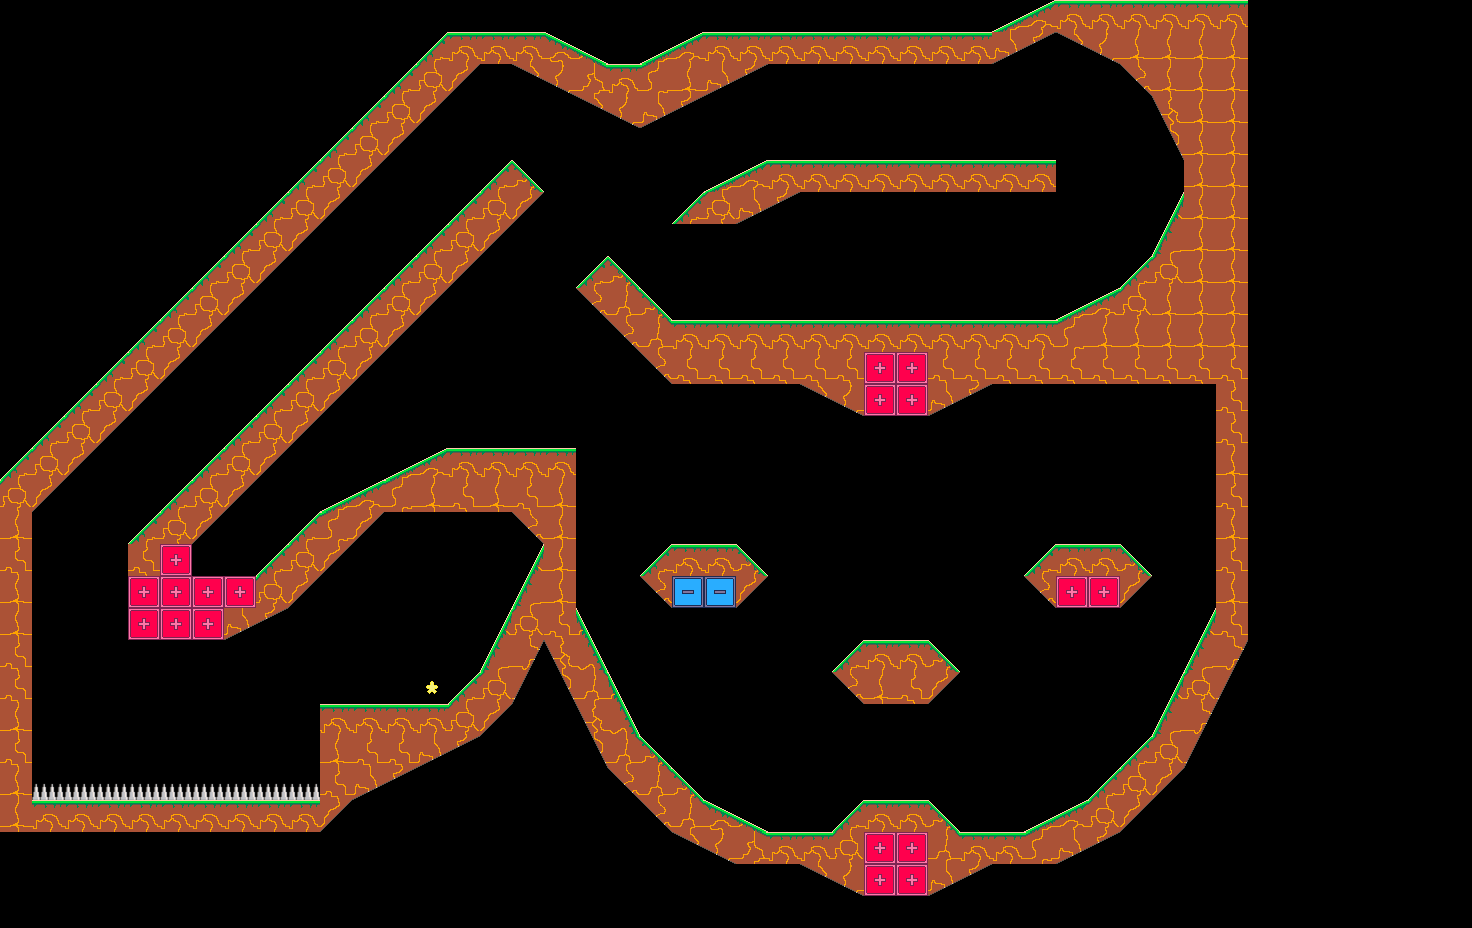

Rendered tile map (Tiled .tmx) drawn with the repository's tilesets; below, a short description and the full map source, tile grids included:
An orthogonal 46x29 tile map with 32x32 px tiles, 1 tile layer (tiles) and 1 object.

<map version="1.8" tiledversion="1.8.2" orientation="orthogonal" renderorder="right-down" width="46" height="29" tilewidth="32" tileheight="32" infinite="0" nextlayerid="3" nextobjectid="2">
 <editorsettings>
  <export target="../../../assets/levels/038.json" format="json" />
 </editorsettings>
 <tileset firstgid="1" source="../tileset.tsx" />
 <layer id="1" name="tiles" width="46" height="29">
  <data encoding="csv">
0,0,0,0,0,0,0,0,0,0,0,0,0,0,0,0,0,0,0,0,0,0,0,0,0,0,0,0,0,0,0,1,2,26,26,26,26,26,26,0,0,0,0,0,0,0,
0,0,0,0,0,0,0,0,0,0,0,0,0,15,26,26,26,3,4,0,1,2,26,26,26,26,26,26,26,26,26,9,10,7,8,37,37,37,37,0,0,0,0,0,0,0,
0,0,0,0,0,0,0,0,0,0,0,0,15,29,22,0,7,8,35,26,30,37,9,10,13,13,0,13,13,13,13,13,0,0,0,21,37,37,37,0,0,0,0,0,0,0,
0,0,0,0,0,0,0,0,0,0,0,15,29,22,0,0,0,13,7,8,9,10,0,0,0,0,0,0,0,13,13,13,13,13,13,0,17,37,37,0,0,0,0,0,0,0,
0,0,0,0,0,0,0,0,0,0,15,29,22,0,0,0,13,13,13,13,0,0,0,0,13,13,13,13,13,13,13,13,13,13,13,13,23,37,37,0,0,0,0,0,0,0,
0,0,0,0,0,0,0,0,0,15,29,22,0,0,0,15,16,13,0,13,0,0,1,2,26,26,26,26,26,26,26,26,26,13,0,0,13,37,37,0,0,0,0,0,0,0,
0,0,0,0,0,0,0,0,15,29,22,0,0,0,15,29,22,13,0,0,13,15,29,9,10,0,0,0,0,13,13,13,13,0,0,0,5,37,37,13,13,13,0,0,0,0,
0,0,0,0,0,0,0,15,29,22,0,0,0,15,29,22,0,13,13,13,0,13,13,0,0,0,0,0,0,0,0,0,0,0,0,0,11,37,37,0,0,0,13,0,0,0,
0,0,0,0,0,0,15,29,22,0,0,0,15,29,22,0,0,13,15,16,0,0,0,13,0,0,0,0,0,0,0,0,0,0,0,15,29,37,37,0,0,0,13,13,13,0,
0,0,0,0,0,15,29,22,0,0,0,15,29,22,0,0,0,13,21,34,16,0,0,0,13,13,0,0,0,0,0,0,0,1,2,29,37,37,37,0,0,0,0,0,13,13,
0,0,0,0,15,29,22,0,0,0,15,29,22,0,0,0,0,0,0,21,34,26,26,26,26,26,26,26,26,26,26,26,26,30,37,37,37,37,37,0,0,0,0,0,0,0,
0,0,0,15,29,22,0,0,0,15,29,22,0,0,0,13,13,13,13,13,21,33,33,33,33,33,33,19,19,33,33,33,33,33,33,33,33,33,33,0,0,0,0,0,0,0,
0,0,15,29,22,0,0,0,15,29,22,0,0,0,0,0,0,0,0,0,0,0,0,0,0,7,8,19,19,9,10,0,0,0,0,0,0,0,33,0,0,0,0,0,0,0,
0,15,29,22,0,0,0,15,29,22,0,0,0,0,0,0,0,0,0,0,0,0,0,0,0,0,0,0,0,0,0,0,0,0,0,0,0,0,33,0,0,0,0,0,0,0,
15,29,22,0,0,0,15,29,22,0,0,0,1,2,26,26,26,26,0,0,0,0,0,0,0,0,0,0,0,0,0,0,0,0,0,0,0,0,37,0,0,0,0,0,0,0,
29,22,0,0,0,15,29,22,0,0,1,2,30,37,33,37,33,37,0,0,0,0,0,0,0,0,0,0,0,0,0,0,0,0,0,0,0,0,33,0,0,0,0,0,0,0,
37,0,0,0,15,29,22,0,0,15,30,22,13,13,0,0,21,37,0,0,0,0,0,0,0,0,0,0,0,0,0,0,0,0,0,0,0,0,37,0,0,0,0,0,0,0,
33,0,0,0,33,19,0,0,15,29,22,0,0,0,0,0,5,37,0,0,15,26,26,16,0,0,0,0,0,0,0,0,15,26,26,16,0,0,33,0,0,0,0,0,0,0,
37,0,0,0,19,19,19,19,29,22,0,0,0,0,0,0,11,37,0,0,21,31,31,22,0,0,0,0,0,0,0,0,21,19,19,22,0,0,37,0,0,0,0,0,0,0,
37,0,0,0,19,19,19,9,10,0,0,0,0,0,0,5,29,33,6,0,0,0,0,0,0,0,0,0,0,0,0,0,0,0,0,0,0,5,33,0,0,0,0,0,0,0,
33,0,0,0,0,0,0,0,0,0,0,0,0,0,0,11,18,17,12,0,0,0,0,0,0,0,15,26,26,16,0,0,0,0,0,0,0,11,18,0,0,0,0,0,0,0,
33,0,0,0,0,0,0,0,0,0,0,0,0,14,15,29,24,23,34,6,0,0,0,0,0,0,21,37,33,22,0,0,0,0,0,0,5,29,24,0,0,0,0,0,0,0,
37,0,0,0,0,0,0,0,0,0,26,26,26,26,29,22,0,0,17,12,0,0,0,0,0,0,0,0,0,0,0,0,0,0,0,0,11,18,0,0,0,0,0,0,0,0,
33,0,0,0,0,0,0,0,0,0,37,33,33,9,10,0,0,0,23,34,16,0,0,0,0,0,0,0,0,0,0,0,0,0,0,15,29,24,0,0,0,0,0,0,0,0,
37,20,20,20,20,20,20,20,20,20,33,9,10,0,0,0,0,0,0,21,34,16,0,0,0,0,0,0,0,0,0,0,0,0,15,29,22,0,0,0,0,0,0,0,0,0,
37,26,26,26,26,26,26,26,26,26,22,0,0,0,0,0,0,0,0,0,21,34,3,4,0,0,15,26,26,16,0,0,1,2,29,22,0,0,0,0,0,0,0,0,0,0,
0,0,0,0,0,0,0,0,0,0,0,0,0,0,0,0,0,0,0,0,0,7,8,35,26,26,29,19,19,34,26,26,30,9,10,0,0,0,0,0,0,0,0,0,0,0,
0,0,0,0,0,0,0,0,0,0,0,0,0,0,0,0,0,0,0,0,0,0,0,0,0,7,8,19,19,9,10,0,0,0,0,0,0,0,0,0,0,0,0,0,0,0,
0,0,0,0,0,0,0,0,0,0,0,0,0,0,0,0,0,0,0,0,0,0,0,0,0,0,0,0,0,0,0,13,13,13,13,13,13,13,13,13,0,0,0,0,0,0
</data>
 </layer>
 <objectgroup id="2" name="spawns">
  <object id="1" x="894.524" y="604.793">
   <point />
  </object>
 </objectgroup>
</map>
